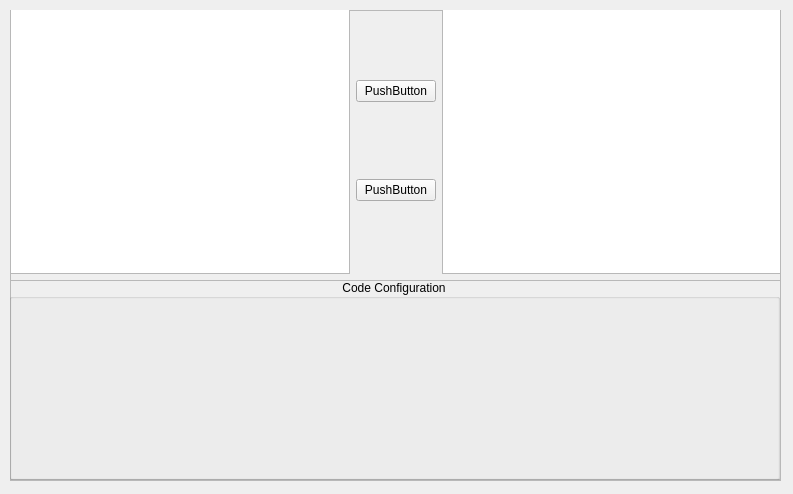
<?xml version="1.0" encoding="UTF-8"?>
<ui version="4.0">
 <class>Form</class>
 <widget class="QWidget" name="Form">
  <property name="geometry">
   <rect>
    <x>0</x>
    <y>0</y>
    <width>793</width>
    <height>494</height>
   </rect>
  </property>
  <property name="windowTitle">
   <string>Form</string>
  </property>
  <widget class="QFrame" name="frame">
   <property name="geometry">
    <rect>
     <x>10</x>
     <y>10</y>
     <width>771</width>
     <height>471</height>
    </rect>
   </property>
   <property name="frameShape">
    <enum>QFrame::StyledPanel</enum>
   </property>
   <property name="frameShadow">
    <enum>QFrame::Raised</enum>
   </property>
   <widget class="QWidget" name="verticalLayoutWidget">
    <property name="geometry">
     <rect>
      <x>0</x>
      <y>-1</y>
      <width>771</width>
      <height>471</height>
     </rect>
    </property>
    <layout class="QVBoxLayout" name="verticalLayout">
     <property name="sizeConstraint">
      <enum>QLayout::SetNoConstraint</enum>
     </property>
     <item>
      <layout class="QHBoxLayout" name="horizontalLayout">
       <item>
        <widget class="QListWidget" name="listWidget"/>
       </item>
       <item>
        <layout class="QVBoxLayout" name="verticalLayout_2">
         <item>
          <widget class="QPushButton" name="pushButton_2">
           <property name="text">
            <string>PushButton</string>
           </property>
          </widget>
         </item>
         <item>
          <widget class="QPushButton" name="pushButton">
           <property name="text">
            <string>PushButton</string>
           </property>
          </widget>
         </item>
        </layout>
       </item>
       <item>
        <widget class="QListWidget" name="listWidget_2"/>
       </item>
      </layout>
     </item>
     <item>
      <widget class="QFrame" name="frame_2">
       <property name="minimumSize">
        <size>
         <width>0</width>
         <height>200</height>
        </size>
       </property>
       <property name="frameShape">
        <enum>QFrame::StyledPanel</enum>
       </property>
       <property name="frameShadow">
        <enum>QFrame::Raised</enum>
       </property>
       <widget class="QGroupBox" name="groupBox">
        <property name="geometry">
         <rect>
          <x>-1</x>
          <y>-1</y>
          <width>771</width>
          <height>201</height>
         </rect>
        </property>
        <property name="locale">
         <locale language="English" country="UnitedStates"/>
        </property>
        <property name="title">
         <string>Code Configuration</string>
        </property>
        <property name="alignment">
         <set>Qt::AlignCenter</set>
        </property>
        <property name="flat">
         <bool>false</bool>
        </property>
       </widget>
      </widget>
     </item>
    </layout>
   </widget>
  </widget>
 </widget>
 <resources/>
 <connections/>
</ui>
